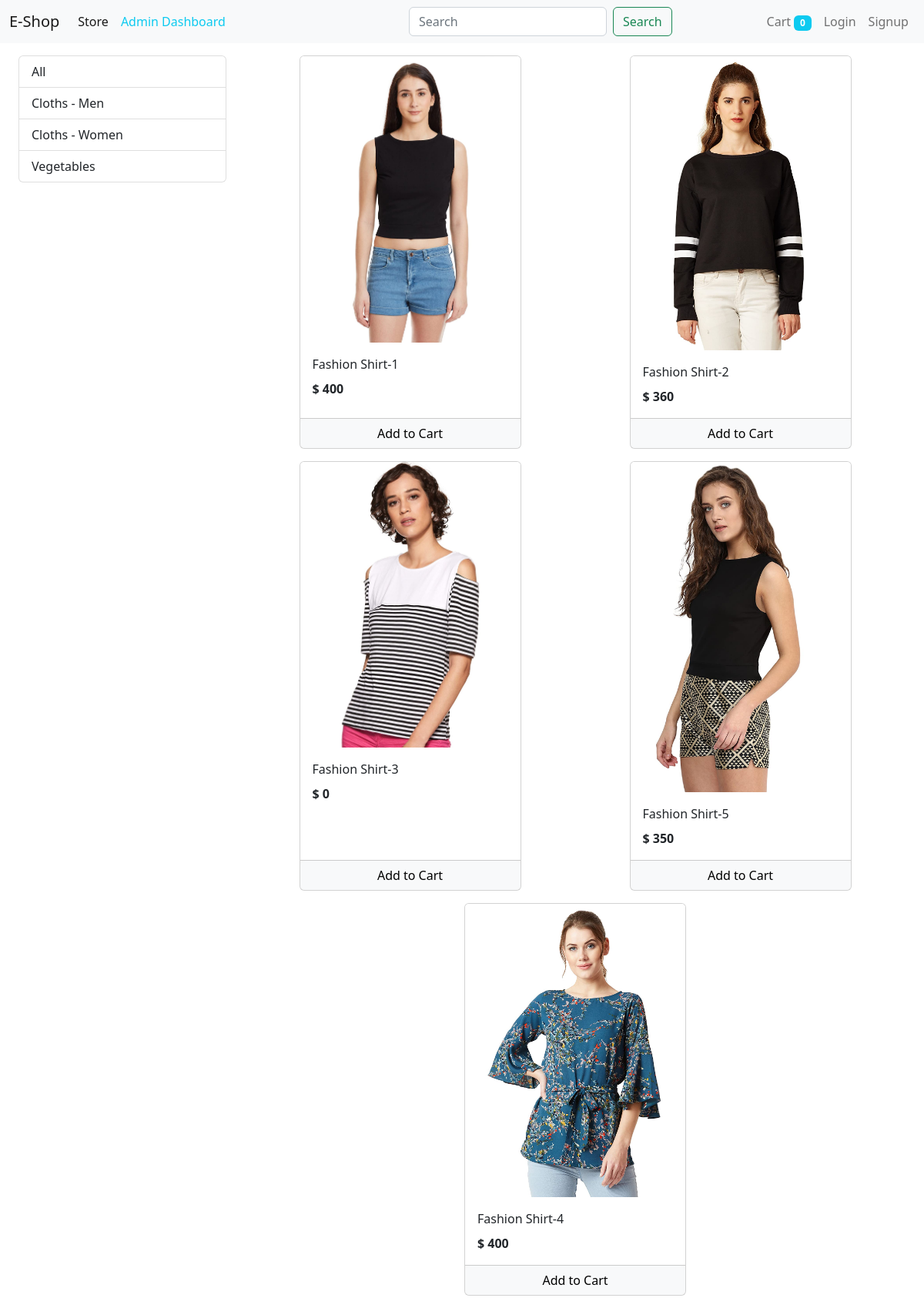
The app's page /?category=2 with its own data.
### store/models.py (models this page shows, shortened)
class Category(models.Model):
    name = models.CharField(max_length=30)
    @staticmethod
    def get_all_category():
        return Category.objects.all()

class Product(models.Model):
    name = models.CharField(max_length=30)
    price = models.IntegerField(default=0)
    category = models.ForeignKey(Category, on_delete=models.CASCADE, default=1)
    description = models.CharField(max_length=200, default='')
    image = models.ImageField(upload_to='uploads/products/')

### store/email_middleware.py (the view, shortened to what this page needs)
    def myfunc(request):
        response = get_response(request)
        return response

### store/templatetags/cart.py (called while the page is built)
@register.filter(name = 'IsInCart')
def is_in_cart(product, cart):
    keys = cart.keys()
    for id in keys:
        if int(id)==product.id:
            return True
    return False

### store/templatetags/currency_symbol.py (called while the page is built)
@register.filter(name = 'currency')
def currency(number):
    return "$ "+str(number)

### store/templates/store/index.html (shortened to what this page needs)
{% extends 'store/base.html' %}
{% load cart %}
{% load currency_symbol %}
{% block content %}
<div class="container-fluid mt-3">
	<div class="row mx-auto">
		<div class="col-lg-3">
			<div class="list-group">
				<a href="/" class="list-group-item list-group-item-action ">All</a>
				{% for categ in categories %}
				<a href="?category={{categ.id}}"
					class="list-group-item list-group-item-action {{type}}">{{categ.name}}</a>
				{% endfor %}
			</div>
		</div>
		<div class="col-lg-9">
			<div class="row mx-auto">
				{% for product in products %}
				<div class="card mx-auto mb-3 p-0" id="{{product.id}}" style="width: 18rem;">
					<img class="card-img-top" src="{{product.image.url}}" alt="">
					<div class="card-body">
						<p class="card-title">{{product.name}}</p>
						<p class="card-text"><b>{{product.price|currency}}</b></p>
					</div>
					<div class="card-footer p-0 no-gutters">
						{% if product|IsInCart:request.session.cart %}
						<div class="row mx-0">
							<form action="" method="post" class="col-2 p-0">
								{% csrf_token %}
								<input type="text" name="product" id="" value="{{product.id}}" hidden>
								<input type="text" name="remove" id="" value="True" hidden>
								<input type="submit" value="-" class="btn btn-light border form-control">
							</form>
							<div class="text-center col mt-1">{{ product|item_count:request.session.cart }}</div>
							<form action="" method="post" class="col-2 p-0">
								{% csrf_token %}
								<input type="text" name="product" id="" value="{{product.id}}" hidden>
								<input type="submit" value="+" class="btn btn-light border form-control">
							</form>
						</div>
						{% else %}
						<form action="/#{{product.id}}" method="post" class="btn-block">
							<input type="submit" class="btn btn-light form-control" value="Add to Cart">
						</form>
						{% endif %}
					</div>
				</div>
				{% endfor %}
			</div>
		</div>
	</div>
</div>
{% endblock content %}

### records on screen
Category: name "Cloths - Men"
Category: name "Cloths - Women"
Category: name "Vegetables"
Product: image (picture), name "Fashion Shirt-1", price "$ 400"
Product: image (picture), name "Fashion Shirt-2", price "$ 360"
Product: {{ product.id }} 18 (drawn), image (picture), name "Fashion Shirt-3", price "$ 0"
Product: image (picture), name "Fashion Shirt-5", price "$ 350"
Product: image (picture), name "Fashion Shirt-4", price "$ 400"

### other values on screen
{{ request.session.cart.keys|length }} "0"
